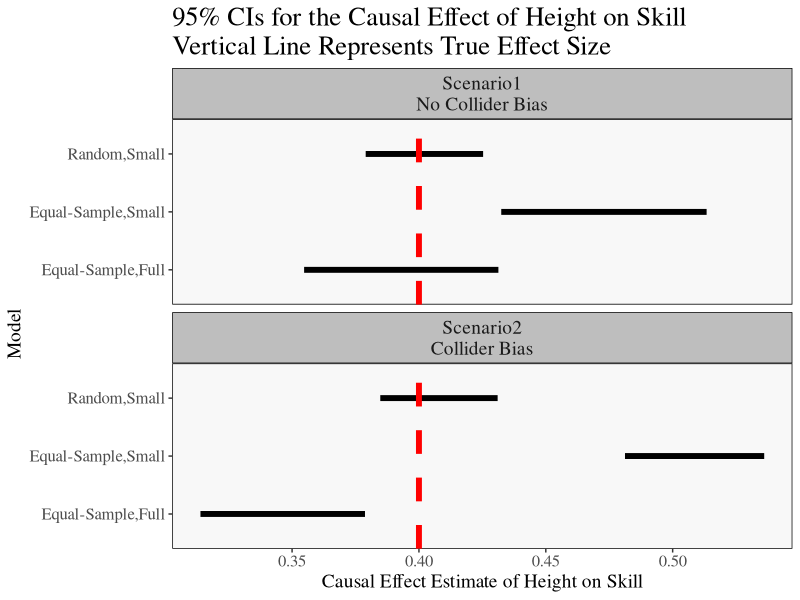

Reproduce this figure in R.
set.seed(7788)

# height distribution of american males - better sources did not show up right away
# https://www.cabarrus.k12.nc.us/cms/lib09/NC01910456/Centricity/Domain/4633/AP%20Stats%20Chapter%202%20Day%203.pdf
NPop <- 1e6

# inches
Height <- rnorm(n=NPop,mean = 69,sd=2.5)

# Talent
Talent <- rbeta(n=NPop,shape1 = 1,shape2=1e3)
SkillScore <- as.numeric(0.6*scale(Talent) + 0.4*scale(Height))

# Define NBA Membership
NBA_LO_1 <- SkillScore - 7
NBA_LO_2 <- SkillScore - 8 + ifelse(scale(Height) >= 2,3.5,0)
NBA_Prob_1 <- exp(NBA_LO_1) / (1 + exp(NBA_LO_1))
NBA_Prob_2 <- exp(NBA_LO_2) / (1 + exp(NBA_LO_2))
NBA_Res_1 <- rbinom(n=NPop,size=1,prob=NBA_Prob_1)
NBA_Res_2 <- rbinom(n=NPop,size=1,prob=NBA_Prob_2)

NBA_Res <- NBA_Res_2

# finally, generate the response variable
# skill in points contest


## take all of the NBA players, and an
# equally sized random sample of the others 

whichNBA_1 <- which(NBA_Res_1 == 1)
whichAmateur_1 <- which(NBA_Res_1 == 0)
NumNBA_1 <- length(whichNBA_1)

amateurIndsToUse_1 <- sample(whichAmateur_1,size=NumNBA_1,replace=FALSE)

analysisDF_1 <- data.frame(SkillScore = c(SkillScore[whichNBA_1],
                                        SkillScore[amateurIndsToUse_1]),
                         Status = rep(c("Pro","Amateur"),each=NumNBA_1),
                         Height = scale(Height)[c(whichNBA_1,amateurIndsToUse_1)],
                         Talent = scale(Talent)[c(whichNBA_1,amateurIndsToUse_1)])
NumAnalysis_1 <- dim(analysisDF_1)[1]


whichNBA_2 <- which(NBA_Res_2 == 1)
whichAmateur_2 <- which(NBA_Res_2 == 0)
NumNBA_2 <- length(whichNBA_2)

amateurIndsToUse_2 <- sample(whichAmateur_2,size=NumNBA_2,replace=FALSE)

analysisDF_2 <- data.frame(SkillScore = c(SkillScore[whichNBA_2],
                                          SkillScore[amateurIndsToUse_2]),
                           Status = rep(c("Pro","Amateur"),each=NumNBA_2),
                           Height = scale(Height)[c(whichNBA_2,amateurIndsToUse_2)],
                           Talent = scale(Talent)[c(whichNBA_2,amateurIndsToUse_2)])
NumAnalysis_2 <- dim(analysisDF_2)[1]

# just randomly sample the population
randomInds_1 <- sample(1:NPop,size=NumAnalysis_1,replace=FALSE)
randomSampleDF_1 <- data.frame(SkillScore = SkillScore[randomInds_1],
                             Status = NBA_Res_1[randomInds_1],
                             Height = scale(Height)[randomInds_1],
                             Talent = scale(Talent)[randomInds_1])

randomInds_2 <- sample(1:NPop,size=NumAnalysis_2,replace=FALSE)
randomSampleDF_2 <- data.frame(SkillScore = SkillScore[randomInds_2],
                               Status = NBA_Res_2[randomInds_2],
                               Height = scale(Height)[randomInds_2],
                               Talent = scale(Talent)[randomInds_2])

## collider bias idea:
# including NBA status as a covariate will bias
#   the causal estimate of height on skill
# in what direction? - I predict it will be smaller than it should

mSmall_Random_1 <- lm(SkillScore ~ Height,data = randomSampleDF_1)
mSmall_1 <- lm(SkillScore ~ Height,data = analysisDF_1)
mFull_1 <- lm(SkillScore ~ Height + Status,data=analysisDF_1)

mSmall_Random_2 <- lm(SkillScore ~ Height,data = randomSampleDF_2)
mSmall_2 <- lm(SkillScore ~ Height,data = analysisDF_2)
mFull_2 <- lm(SkillScore ~ Height + Status,data=analysisDF_2)

### summary graphics
require(ggplot2)
require(ggthemes)
require(scales)

LowerVec <- c(confint(mSmall_Random_1)[2,1],
              confint(mSmall_1)[2,1],
              confint(mFull_1)[2,1],
              confint(mSmall_Random_2)[2,1],
              confint(mSmall_2)[2,1],
              confint(mFull_2)[2,1])
UpperVec <- c(confint(mSmall_Random_1)[2,2],
              confint(mSmall_1)[2,2],
              confint(mFull_1)[2,2],
              confint(mSmall_Random_2)[2,2],
              confint(mSmall_2)[2,2],
              confint(mFull_2)[2,2])
ScenarioVec <- rep(c("Scenario1\nNo Collider Bias","Scenario2\nCollider Bias"),
                   each = 3)
ModelVec <- rep(c("Random,Small","Equal-Sample,Small","Equal-Sample,Full"),
                times = 2)

plotDF <- data.frame(Lower = LowerVec,
                     Upper = UpperVec,
                     Scenario = ScenarioVec,
                     Model = ModelVec)

plot1 <- ggplot(data = plotDF)
plot1 <- plot1 + geom_segment(aes(x = Lower,xend=Upper,
                                  y=Model,yend=Model),size=2)
plot1 <- plot1 + facet_wrap(~ Scenario,nrow=2)
plot1 <- plot1 + geom_vline(xintercept = 0.4,lty=2,color="red",size=2)
plot1 <- plot1 + theme_tufte()
plot1 <- plot1 + labs(x = "Causal Effect Estimate of Height on Skill",
                      title = "95% CIs for the Causal Effect of Height on Skill\nVertical Line Represents True Effect Size")
plot1 <- plot1 + theme(axis.text.x = element_text(size=12),
                       axis.title.x = element_text(size=14),
                       axis.text.y = element_text(size=12),
                       axis.title.y = element_text(size=14),
                       title = element_text(size=16),
                       strip.text = element_text(size=14),
                       panel.background = element_rect(fill = "#f8f8f8"),
                       strip.background = element_rect(fill = "gray"))
ggsave(plot1,file = "heightSkillColliderExample.png",
       units = "in",width=12,height=8)